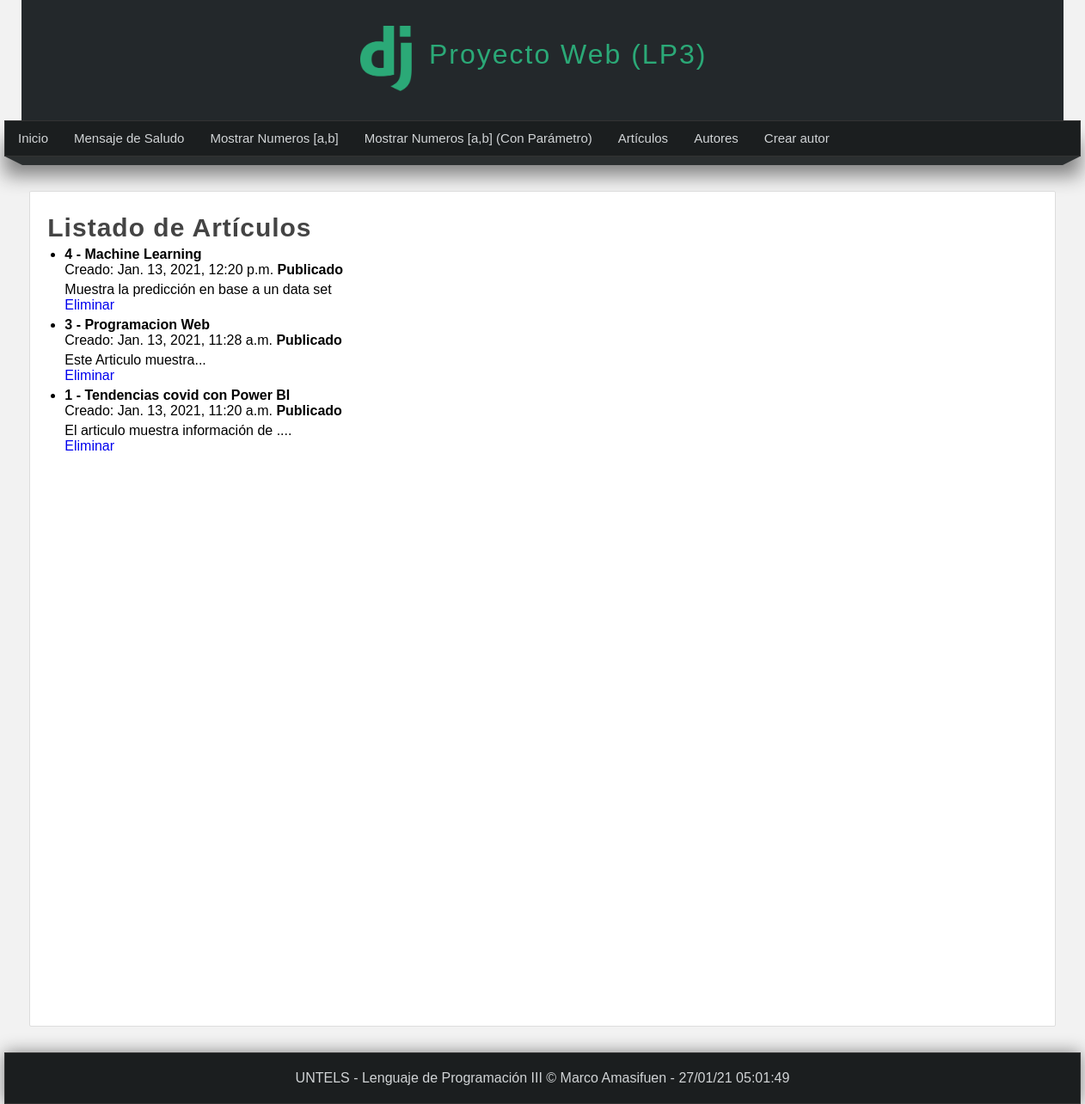
Screenshot of /listar_articulos with the database file from the repository.
### miapp/models.py (models this page shows)
class Articulo(models.Model):
    titulo = models.CharField(max_length=150)
    contenido = models.TextField()
    imagen = models.ImageField(default = 'null')
    publicado = models.BooleanField()
    creado = models.DateTimeField(auto_now_add=True)
    actualizado = models.DateTimeField(auto_now=True)

### miapp/views.py (the view)
# urls.py: path('listar_articulos', views.listar_articulos, name = "listar_articulos"),
def listar_articulos(request):
    articulos =  Articulo.objects.order_by('titulo').filter(id__lt = 6)
    return render(request, 'listar_articulos.html',{
    'articulos' : articulos,
    'titulo' : 'Listado de Artículos'
    })

### miapp/templates/listar_articulos.html (shortened to what this page needs)
{%extends 'layout.html' %}
{% block content %}
    <h1 class="title">{{titulo}}</h1>
    <ul>
        {%for articulo in articulos%}
        <li>
            <h4>
                {{articulo.id}} - {{articulo.titulo}}
            </h4>
            <span>
                Creado: {{articulo.creado}}
            </span>
            {%if articulo.publicado %}
                <strong>
                    Publicado
                </strong>
            {%else%}
                <strong>
                    No publicado / En Revisión
                </strong>
            {%endif%}
            <p>
                {{articulo.contenido}}<br>
                <a href="{% url 'eliminar_articulo' id=articulo.id%}">Eliminar</a>
            </p>
        </li>
        {%endfor%}
    {% endblock content%}

### miapp/templates/layout.html (shortened to what this page needs)
<html lang="es">
    <head>
        {% load static %}
        <link rel="stylesheet" type="text/css" href="{% static 'css/style.css' %}" />
    </head>
    <body>
        <header>
            <div id="logotipo">
                <img src="{% static 'images/LogoDJango.png' %}" />
                <h1>
                    Proyecto Web (LP3)
                </h1>
            </div>
        </header>
        <nav>
            <ul>
                <li>
                    <a href="{% url 'inicio' %}">Inicio</a>
                </li>
                <li>
                    <a href="{% url 'saludo' %}">Mensaje de Saludo</a>
                </li>
                <li>
                    <a href="{% url 'rango' %}">Mostrar Numeros [a,b]</a>
                </li>
                <li>
                    <a href="{% url 'rango2' %}">Mostrar Numeros [a,b] (Con Parámetro)</a>
                </li>
                <li>
                    <a href="{% url 'listar_articulos' %}">Artículos</a>
                </li>
                <li>
                    <a href= "{% url 'listar_autores' %}">Autores</a>
                </li>
                <li>
                    <a href="{% url 'create_autor' %}">Crear autor</a>
                </li>
            </ul>
        </nav>
        <div class="barra">
            <span class="esquina-izquierda"></span>
            <span class="relleno-barra"></span>
            <span class="esquina-derecha"></span>
        </div>
        <div id="content">
            <div class="box">
                {% block content %}{% endblock content %}
            </div>
        </div>
        <footer>
            UNTELS - Lenguaje de Programación III &copy; Marco Amasifuen - {% now "d/m/y h:m:s" %}
        </footer>
    </body>
</html>

### miapp/static/css/style.css (style rules this page uses)
* { margin: 0px; padding: 0px; font-family: Arial, Helvetica, sans-serif; text-decoration: none; }
.box p, .box h2, .box h3, .box ul { margin-bottom: 5px; margin-top: 5px; }
.box ul, .box ol { margin-left: 20px; margin-bottom: 10px; }
body { background-color: #f2f2f2; }
header { width: 1212px; height: 140px; background-color: #23282B; margin: 0 auto; }
#logotipo { width: 35%; height: 130px; margin: 0 auto; padding-top: 10px; }
#logotipo img { display: block; width: 60px; float: left; margin-top: 20px; }
#logotipo h1 { display: block; float: left; margin-top: 35px; margin-left: 20px; letter-spacing: 2px; font-weight: lighter; color: #2ba977; }
nav { width: 1250px; height: 40px; margin: 0 auto; background-color: #1B1E1F; border: 1px solid #333333; box-shadow: 0px 22px 22px gray; font-size: 15px; }
nav ul { list-style: none; text-decoration: none; }
nav ul li { line-height: 40px; float: left; }
nav ul li a { display: block; padding-left: 15px; padding-right: 15px; color: #d1d4d6; }
.barra { width: 1250px; margin: 0 auto; }
.esquina-izquierda { display: block; border-left: 20px solid transparent; border-top: 10px solid #2B2F30; float: left; }
.esquina-derecha { display: block; border-right: 20px solid transparent; border-top: 10px solid #2B2F30; float: right; }
.relleno-barra { display: block; width: 1210px; height: 10px; background: #2B2F30; float: left; }
#content { width: 1212px; min-height: 930px; margin: 0 auto; margin-bottom: 30px; margin-top: 40px; }
.box { background: white; width: 95%; min-height: 930px; padding: 20px; border: 1px solid #ddd; border-radius: 2px; margin: 0 auto; }
.title { color: #444; letter-spacing: 1px; font-size: 30px; margin-bottom: 4px; margin-top: 5px; }
footer { width: 1250px; background-color: #1B1E1F; border: 1px solid #333; color: #d1d4d6; text-align: center; margin: 0 auto; padding-top: 20px; padding-bottom: 20px; box-shadow: 0px 0px 20px gray; }

### rows the page displays
Articulo: id "4", titulo "Machine Learning", creado "Jan. 13, 2021, 12:20 p.m.", publicado "Publicado", contenido "Muestra la predicción en base a un data set"
Articulo: id "3", titulo "Programacion Web", creado "Jan. 13, 2021, 11:28 a.m.", publicado "Publicado", contenido "Este Articulo muestra..."
Articulo: id "1", titulo "Tendencias covid con Power BI", creado "Jan. 13, 2021, 11:20 a.m.", publicado "Publicado", contenido "El articulo muestra información de ...."

### other values shown
{{ titulo }} "Listado de Artículos"
